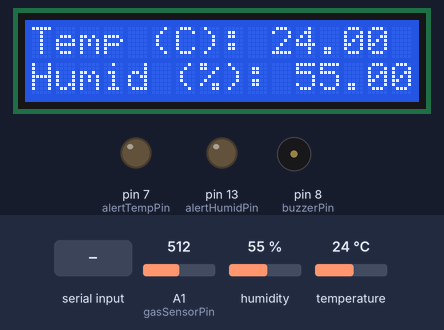
Simulated run of this sketch. Board: Arduino Uno, built with avr-gcc and run on an emulated ATmega328P. On the bench: 16×2 character LCD, output pins drawn as LEDs (lit = HIGH), buzzer (waves = sounding, pin HIGH). Inputs (shaded band) come from the test bench; at power-on: humidity 55 %, A1 (gasSensorPin) = 512, temperature 24 °C. What the sketch prints to the serial monitor is not drawn.

Above: at 1.2 s.
1.3 s: humidity set to 78 %
At 4.3 s:
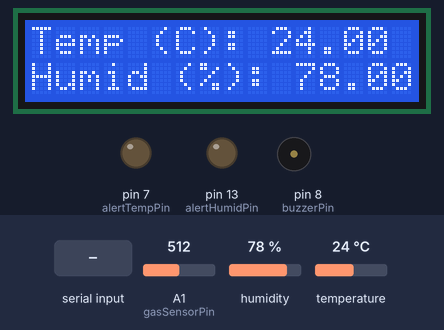
4.6 s: humidity set to 81 %
At 6.5 s:
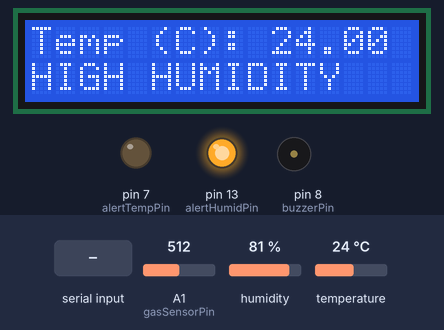
7.6 s: "90\n" received over Serial
At 12.4 s:
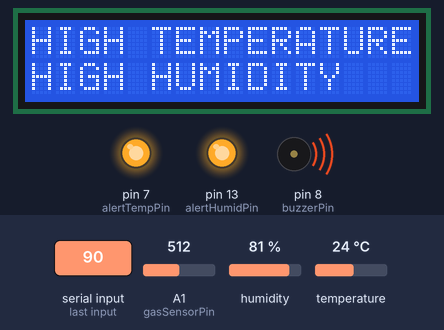
12.7 s: "1,90,45\n" received over Serial
At 17.3 s:
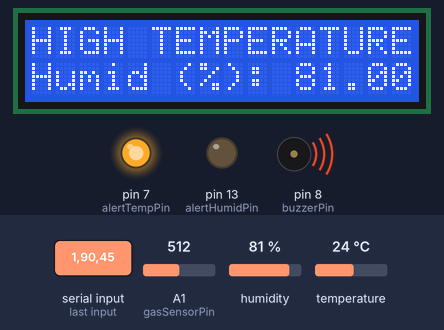
17.7 s: A1 (gasSensorPin) set to 6
20.4 s: A1 (gasSensorPin) set to 3
At 22.7 s:
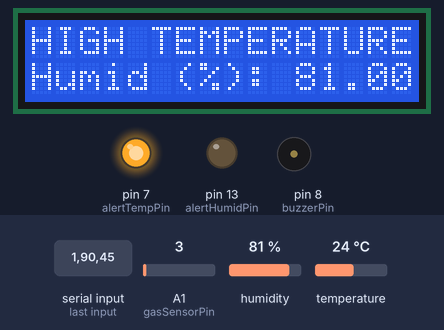
Timing chart, 0 to 24.2 s (numbered marks = the images above; inputs shaded):
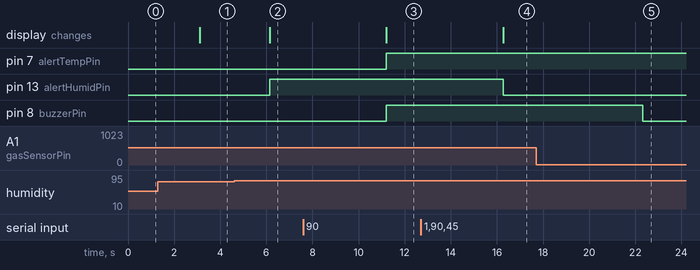

The sketch:

weather_sensor.ino
```cpp
#include <dht11.h>

#include <Wire.h>

#include <LiquidCrystal.h>

// #include<LiquidCrystal_I2C_Hangul.h>

#define DHT11PIN 6
const int buzzerPin = 8; // Arduino pin connect to buzzer
float alertGasValue = 850; // threshold to alarm for gas detection
float alertTempValue = 30;
float alertHumidValue = 80;

bool enableTempAlert = true;
bool enableHumidAlert = true;
bool enableGasAlert = true;

const int gasSensorPin = A1;
dht11 DHT11;
// LiquidCrystal_I2C_Hangul lcd(0x3F, 16, 2);
const int rs = 12,
  en = 11,
  d4 = 5,
  d5 = 4,
  d6 = 3,
  d7 = 2;
LiquidCrystal lcd(rs, en, d4, d5, d6, d7);

int alertTempPin = 7;
int alertHumidPin = 13;

void showAlert(bool hot, bool humid) {
  if (hot) digitalWrite(alertTempPin, HIGH);
  else digitalWrite(alertTempPin, LOW);

  if (humid) digitalWrite(alertHumidPin, HIGH);
  else digitalWrite(alertHumidPin, LOW);
}

void setup() {
  Serial.begin(9600);
  lcd.begin(16, 2);
  // lcd.init();
  // lcd.backlight();

  // led to alert high temperature and high humidity
  pinMode(alertTempPin, OUTPUT);
  pinMode(alertHumidPin, OUTPUT);
  pinMode(buzzerPin, OUTPUT);
}

void loop() {
  int check = DHT11.read(DHT11PIN);
  // float readTemp = analogRead(tempSensor);
  // float volt = readTemp * 5 / 1023;
  float temperature = DHT11.temperature;
  // float temperature = DHT11.temperature;
  float humidity = DHT11.humidity;

  float gas = analogRead(gasSensorPin); // Read the sensor value
  if (enableGasAlert && gas > alertGasValue) {
    digitalWrite(buzzerPin, HIGH);

    // gas debug message
    // Serial.println("Gas: DANGEROUS!");
  } else {
    digitalWrite(buzzerPin, LOW);

    // gas debug message
    // Serial.println("Gas: Safe");
  }

  Serial.print(temperature, 2);
  Serial.print(",");
  Serial.print(humidity, 2);
  Serial.print(",");
  Serial.println(gas, 2);

  // lcd to display current temperature
  String a = "Temp (C): " + String(temperature) + String(" ");
  String b = "Humid (%): " + String(humidity);
  String c = "HIGH TEMPERATURE";
  String d = "HIGH HUMIDITY   ";

  // alert node on Arduino
  bool highTemp = false;
  bool highHumid = false;

  if (enableTempAlert && temperature >= alertTempValue) {
    highTemp = true;
  }
  if (enableHumidAlert && humidity >= alertHumidValue) {
    highHumid = true;
  }

  //if (data == "0") showAlert(false, false);
  //else
  showAlert(highTemp, highHumid);

  if (highTemp) {
    lcd.setCursor(0, 0);
    lcd.print(c);
  } else if (!highTemp) {
    lcd.setCursor(0, 0);
    lcd.print(a);
  }

  if (highHumid) {
    lcd.setCursor(0, 1);
    lcd.print(d);
  } else if (!highHumid) {
    lcd.setCursor(0, 1);
    lcd.print(b);
  }

  // if (Serial.available()) { // check if there's incoming data

  // }
  String data = Serial.readStringUntil('\n'); // read the incoming data until a newline character is received
  data = data.substring(0, data.length() - 1);
  int comma1 = data.indexOf(','); // find the position of the first comma
  int comma2 = data.indexOf(',', comma1 + 1); // find the position of the second comma
  // Serial.println("comma1: " + String(comma1) + " comma2: " + String(comma2));
  String value1 = data.substring(0, comma1); // extract the first value
  String value2 = data.substring(comma1 + 1, comma2); // extract the second value
  String value3 = data.substring(comma2 + 1); // extract the third value
  //Serial.println(value1 + "," + value2 + "," + value3);
  if (!value1.equals(" ") && !value1.equals("")) { // check if value1 is not empty
    alertTempValue = value1.toFloat(); // convert the first value to an integer
    if (alertTempValue == 0) enableTempAlert = false;
    else enableTempAlert = true;
  }

  if (!value2.equals(" ") && !value2.equals("")) { // check if value2 is not empty
    alertHumidValue = value2.toFloat(); // convert the second value to an integer
    if (alertHumidValue == 0) enableHumidAlert = false;
    else enableHumidAlert = true;
  }

  if (!value3.equals(" ") && !value3.equals("")) { // check if value3 is not empty
    alertGasValue = value3.toFloat(); // convert the third value to an integer
    if (alertGasValue == 0) enableGasAlert = false;
    else enableGasAlert = true;
  }

  //Serial.println("alerTempValue: " + String(alertTempValue) + ", alertHumidValue: " + String(alertHumidValue) + ",alertGasValue: " + String(alertGasValue) + ".");
  delay(2000);
}
```

Measured:
- the behaviour switches between 79 and 80 % on humidity (found by bisection; images 1 and 2)
- the behaviour switches between 5 and 4 on A1 (gasSensorPin) (found by bisection; images 4 and 5)
- after the input at 1.3 s, the display: changes after 1.8 s (image 1)
- after the input at 4.6 s, pin 13 (alertHumidPin): LOW → HIGH after 1.5 s; the display: changes after 1.6 s (image 2)
- after the input at 7.6 s, pin 7 (alertTempPin), pin 8 (buzzerPin): LOW → HIGH after 3.6 s; the display: changes after 3.6 s (image 3)
- after the input at 12.7 s, pin 13 (alertHumidPin): HIGH → LOW after 3.6 s; the display: changes after 3.6 s (image 4)
- after the input at 17.7 s, every drawn part: stays the same
- after the input at 20.4 s, pin 8 (buzzerPin): HIGH → LOW after 1.9 s
